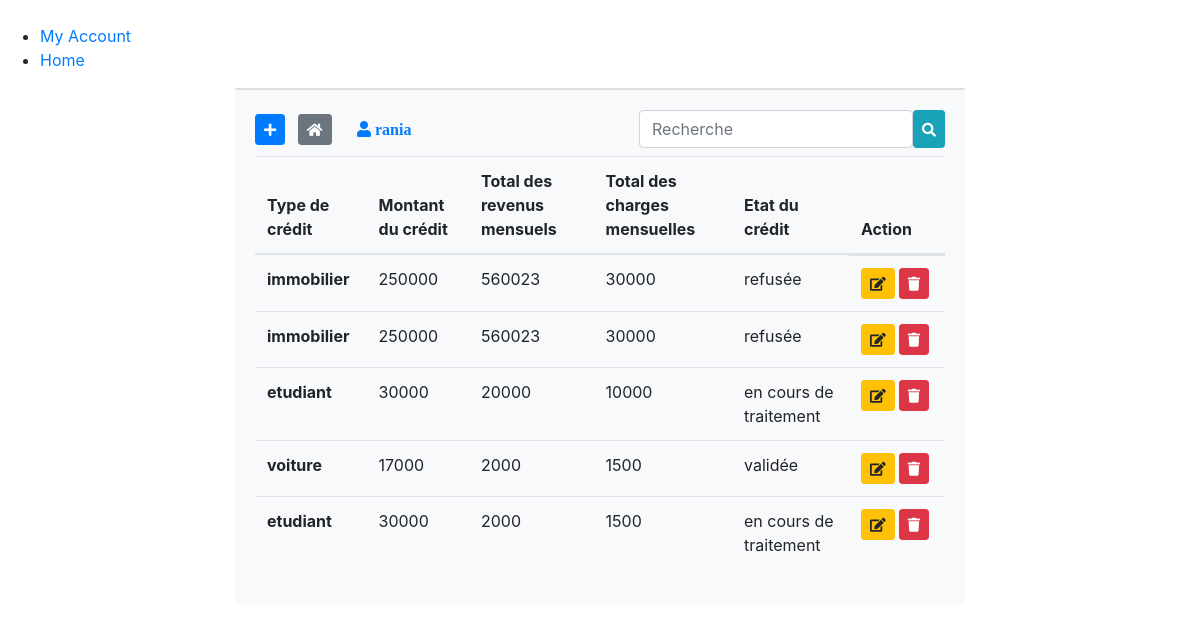
/demande (signed in), run on the app's committed database.
### tables this page shows
CREATE TABLE `demandecredit` (
  `idd` int(11) NOT NULL,
  `typecredit` varchar(100) NOT NULL,
  `montantcredit` double NOT NULL,
  `revenum` varchar(200) NOT NULL,
  `chargesm` varchar(200) NOT NULL,
  `datecr` datetime NOT NULL,
  `etatcredit` varchar(100) NOT NULL DEFAULT 'en cours de traitement',
  `id` int(11) NOT NULL
);

### controllers/HomeController.php (called while the page is built)
<?php
class HomeController
{
	public function  index($page)
	{
		include('views/'.$page.'.php');
	}
}

### autoload.php (called while the page is built, shortened)
<?php
function autoload($class_name){
	$array_paths = array(
		'database/',
		'app/class/',
		'models/',
		'controllers/'
	);
	$parts = explode('\\',$class_name);
	$name = array_pop($parts);
	foreach($array_paths as $path){
		$file = sprintf($path.'%s.php',$name);
	}
}

### database/Db.php (called while the page is built, shortened)
<?php
class DB{
	static public function connect(){
		$db= new PDO("mysql:host=localhost;dbname=projet","root","");
		$db->exec("set names utf8");
		$db->setAttribute(PDO::ATTR_ERRMODE,PDO::ERRMODE_WARNING);
		return $db;
	}
}

### models/demande.php (called while the page is built, shortened)
<?php
Class demande{
	static public function getAll()
	{
		$stmt = DB::connect()->prepare('SELECT * FROM (demandecredit JOIN client ON demandecredit.id = client.id)  WHERE username = :username');
		$stmt->execute(array(":username" => $_SESSION['username']));
		return $stmt->fetchAll();
	}
}

### controllers/DemandeController.php (called while the page is built, shortened)
<?php
class DemandeController
{
	public function getAllDemande(){
		$demande= demande::getAll();
		return  $demande;
	}
}

### views/demande.php (the view, shortened to what this page needs)
<?php
  if(isset($_POST['find'])){
    $data = new DemandeController();
    $demande = $data->findDemande();
  }else{
    $data = new DemandeController();
    $demande = $data->getAllDemande();
  }
?>
<!DOCTYPE html>
<html>
<head>
	<link rel="stylesheet" href="https://stackpath.bootstrapcdn.com/bootstrap/4.3.1/css/bootstrap.min.css">
	<link rel="stylesheet" type="text/css" href="https://cdnjs.cloudflare.com/ajax/libs/font-awesome/5.10.2/css/all.css">
</head>
<body>
	<header role="banner">
  <ul class="utilities">
    <br>
    <li class="users"><a href="#">My Account</a></li>
    <li class="logout warn"><a href="clientpage">Home</a></li>
  </ul>
</header>
<div class="container">
	<div class="row my-8">
		<div class="col-md-8 mx-auto">
			<div class="card">
				</div><div class="form">
				 <div class="card-body bg-light">
					<a href="http://127.0.0.1/final/adddemande" class="btn btn-sm btn-primary mr-2 mb-2">
						<i class="fas fa-plus"></i>
					</a>
					<a href="<?php echo BASE_URL;?>" class="btn btn-sm btn-secondary mr-2 mb-2">
						<i class="fas fa-home"></i>
					</a>
					<a href="login" title="Déconnexion" class="btn btn-link mr-2 mb-2">
						<i class="fas fa-user mr-2"> <?php echo $_SESSION['username'];?></i>
					</a>
					<form method="post" class="float-right mb-2 d-flex flex-row">
						<input type="text" class="form-control" name="search" placeholder="Recherche">
						<button class="btn btn-info btn-sm" name="find" type="submit"><i class="fas fa-search"></i></button>
					</form>
					<table class="table table-hover">
					  <thead>
					    <tr>
					      <th scope="col">Type de crédit</th>
					      <th scope="col">Montant du crédit</th>
					      <th scope="col">Total des revenus mensuels</th>
					      <th scope="col">Total des charges mensuelles</th>
					      <th scope="col">Etat du crédit</th>
					      <th scope="col">Action</th>
					    </tr>
					  </thead>
					  <tbody>
					     <?php foreach($demande as $dem):?>
                <tr>
                  <th scope="row"><?php echo $dem['typecredit']; ?></th>
						      <td><?php echo $dem['montantcredit'];?></td>
						      <td><?php echo $dem['revenum'];?></td>
						      <td><?php echo $dem['chargesm'];?></td>
						      <td><?php echo $dem['etatcredit'];?></td>
						      <td class="d-flex flex-row">
						      	<form method="post" class="mr-1" action="updateDemande">
						      		<button class="btn btn-sm btn-warning"><i class="fa fa-edit"></i></button>
						      	</form>
						      	<form method="post" class="mr-1" action="deleteDemande">
						      		<button class="btn btn-sm btn-danger"><i class="fa fa-trash"></i></button>
						      	</form>
						      </td>
						    </tr>
					   	<?php endforeach;?>
					  </tbody>
					</table>
				</div>
			</div>
			</div>
		</div>
	</div>
</body>
</html>

### data on the page
demandecredit: typecredit "immobilier", montantcredit "250000", revenum "560023", chargesm "30000", etatcredit "refusée"
demandecredit: typecredit "immobilier", montantcredit "250000", revenum "560023", chargesm "30000", etatcredit "refusée"
demandecredit: typecredit "etudiant", montantcredit "30000", revenum "20000", chargesm "10000", etatcredit "en cours de traitement"
demandecredit: typecredit "voiture", montantcredit "17000", revenum "2000", chargesm "1500", etatcredit "validée"
demandecredit: typecredit "etudiant", montantcredit "30000", revenum "2000", chargesm "1500", etatcredit "en cours de traitement"

### other printed values
$_SESSION['username'] "rania"
